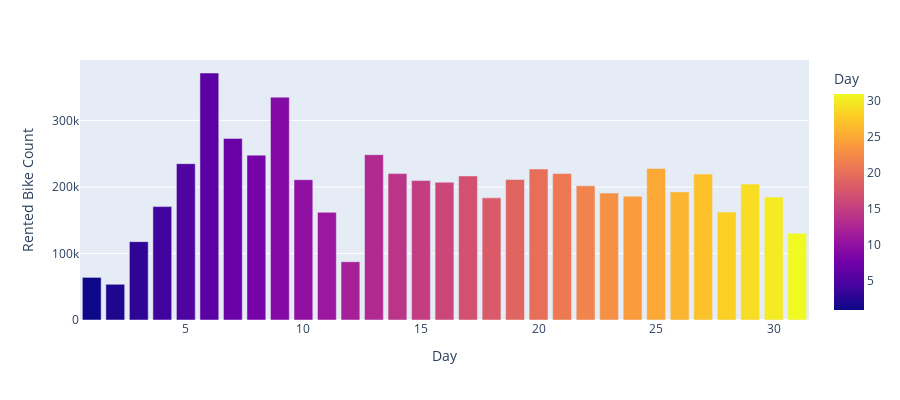

This figure's notebook cell:
### Markdown cell above
## Day wise rental book of bike

### Code cell
Day =df.groupby("Day").sum().reset_index()
fig = px.bar(Day, x='Day', y='Rented Bike Count',color = 'Day',
              height=400)
fig.show()

### Figure 1 — Plotly figure (JSON) as saved in the notebook; plotly's stock layout.template omitted (floating-point values rounded to 4 significant figures)
{"data": [{"textposition": "auto", "hovertemplate": "Day=%{marker.color}<br>Rented Bike Count=%{y}<extra></extra>", "showlegend": false, "legendgroup": "", "name": "", "yaxis": "y", "y": [64062, 53694, 117813, 170431, 235021, 371295, 272954, 247818, 335006, 210966, 161844, 87600, 248494, 220070, 209554, 207127, 216553, 183589, 211211, 226965, 220163, 201731, 190794, 186167, 227626, 192598, 219402, 162229, 204323, 184774, 130440], "offsetgroup": "", "xaxis": "x", "marker": {"color": [1, 2, 3, 4, 5, 6, 7, 8, 9, 10, 11, 12, 13, 14, 15, 16, 17, 18, 19, 20, 21, 22, 23, 24, 25, 26, 27, 28, 29, 30, 31], "pattern": {"shape": ""}, "coloraxis": "coloraxis"}, "x": [1, 2, 3, 4, 5, 6, 7, 8, 9, 10, 11, 12, 13, 14, 15, 16, 17, 18, 19, 20, 21, 22, 23, 24, 25, 26, 27, 28, 29, 30, 31], "alignmentgroup": "True", "type": "bar", "orientation": "v"}], "layout": {"yaxis": {"domain": [0, 1], "anchor": "x", "title": {"text": "Rented Bike Count"}}, "height": 400, "barmode": "relative", "xaxis": {"domain": [0, 1], "anchor": "y", "title": {"text": "Day"}}, "margin": {"t": 60}, "legend": {"tracegroupgap": 0}, "coloraxis": {"colorbar": {"title": {"text": "Day"}}, "colorscale": [[0, "#0d0887"], [0.1111, "#46039f"], [0.2222, "#7201a8"], [0.3333, "#9c179e"], [0.4444, "#bd3786"], [0.5556, "#d8576b"], [0.6667, "#ed7953"], [0.7778, "#fb9f3a"], [0.8889, "#fdca26"], [1, "#f0f921"]]}}}
